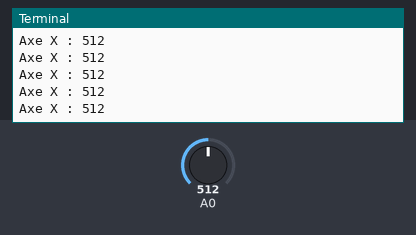
Simulated run of this program. Board: Raspberry Pi (BCM pin numbers) with a GrovePi. On the bench: the last lines printed to the terminal. The inputs (shaded band) are chosen by the test bench; at power-on: A0 = 512 (analog values on the 0–1023 scale).

Above: at 1.2 s.
1.3 s: A0 set to 716
At 1.57 s:
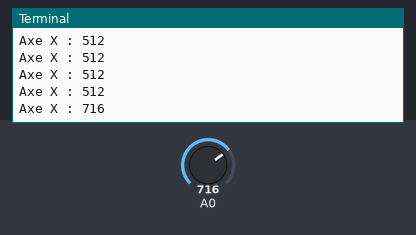
2.8 s: A0 set to 900
At 2.99 s:
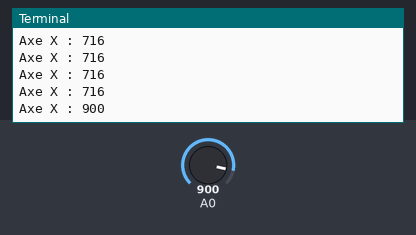
Timing chart, 0 to 5.8 s (numbered marks = the images above; inputs shaded):
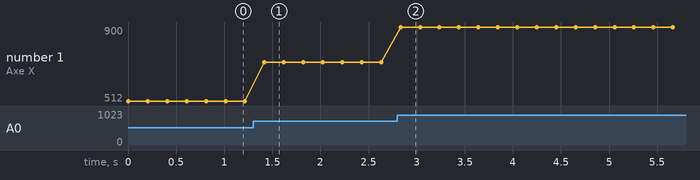

The program:

joystick.py
```python
import time
import grovepi

# Port analogique utilisé
JOYSTICK_X = 0

print("Lecture de l'axe X du joystick (CTRL+C pour quitter)")

while True:
    try:
        x_value = grovepi.analogRead(JOYSTICK_X)
        print("Axe X :", x_value)
        time.sleep(0.2)

    except KeyboardInterrupt:
        print("\nArrêt du script")
        break
    except IOError:
        print("Erreur de lecture")
        time.sleep(0.5)
```

Measured:
- after the input at 1.3 s, the terminal: prints a new line after 0.12 s (image 1)
- after the input at 2.8 s, the terminal: prints a new line at once (image 2)
- plotted number 1: 512 → 716 after the input at 1.3 s, 716 → 900 after the input at 2.8 s
